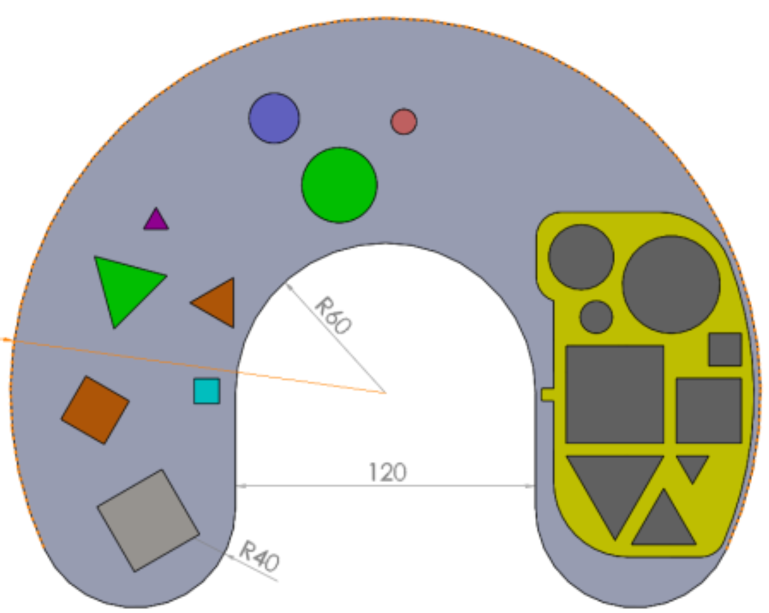
#> input picture field_image_from_manual.png, 1538 x 1226 px (shown at 1/2 size)
$ python geometry_detection.py
#> lines starting #> are read from the running program, lines starting #| are printed output that depends on the picture; after the words box and inside, x2 and y2 are one past the last pixel; in counts of white or black regions, pixels touching at a corner belong together
# image processing
import cv2

# showing image in multiple format we want
from matplotlib import pyplot as plt

def filterContoursOnlyInAreaRange( contourList, minArea=0, maxArea=0 ):
	''' - get only contour in area range

		ARGS:
			- contourList ( list )
			- minArea ( int )
			- maxArea ( int )

		RETURN:
			- contourListInAreaRange ( list )
	'''

	# contour in area range storage
	contourListInAreaRange = []

	# loop through each contour
	for contour in contourList:

		# calculate contour area
		contourArea = cv2.contourArea( contour )

		# this contour is in range
		if minArea <= contourArea <= maxArea:

			# store it
			contourListInAreaRange.append( contour )
	return contourListInAreaRange

def isSquareContour(contour, epsilon=0.05):

	# approximate contour to a rough shape
	# calculate perimeter
	perimeter = cv2.arcLength(contour, True)
	approx = cv2.approxPolyDP(contour, epsilon * perimeter, True)
	for point in approx:
		print( '[isSquareContour] approx: {}'.format( point[0] ) )
		print( '[isSquareContour] x: {}, y: {}'.format( point[0][0], point[0][1] ) )

	# is this shape has 4 vertices?
	# is each of vertices make 90 degree angle to each other?
	# is each of the side has an equally length?

def isCircle(contour, circularity_threshold=0.2):
	pass

def isTriangle(contour):

	pass

def addImageToFigure( figure, image, imageTitle, numberOfRow, numberOfColumn, imagePosition ):
	''' - add image to matplotlib figure at specific position
	'''

	# set position of image
	figure.add_subplot( numberOfRow, numberOfColumn, imagePosition )

	# convert image to rgb
	rgbImage = cv2.cvtColor( image, cv2.COLOR_BGR2RGB )

	# add image to figure
	plt.imshow( rgbImage )

	# not show the axis
	plt.axis( 'off' )

	# set image title
	plt.title( imageTitle )

# create figure with size 10 * 7 inches
fig = plt.figure( figsize = ( 10, 70 ) )

# reading image
originalImage = cv2.imread( 'field_image_from_manual.png' )
#> originalImage is the input picture: shape (1226, 1538, 3); mean B, G, R 185.7, 193, 189.7

# add original image to figure
addImageToFigure( fig, originalImage, 'original image', 4, 1, 1 )

# converting image into grayscale image
grayScaleImage = cv2.cvtColor( originalImage, cv2.COLOR_BGR2GRAY )
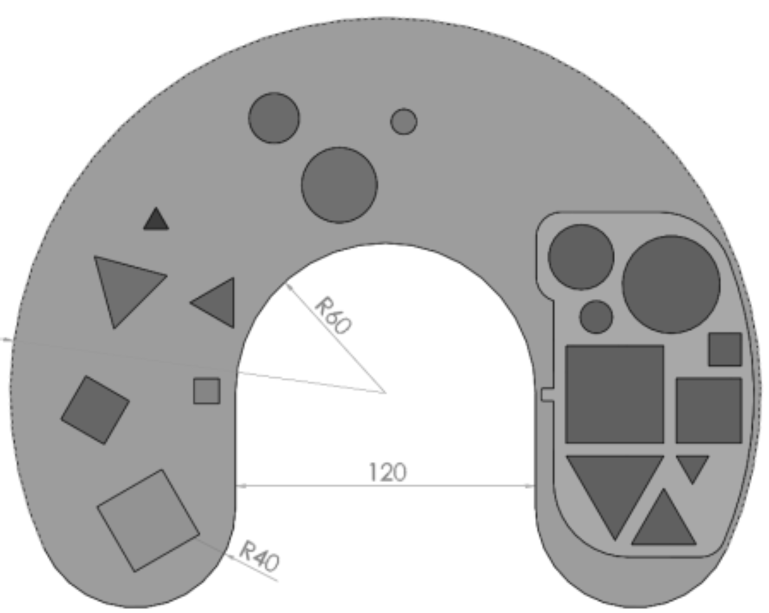
#> grayScaleImage: shape (1226, 1538) (shown at 1/2 size); min 26, max 255, mean 191.2

# add gray scale image to figure
addImageToFigure( fig, grayScaleImage, 'gray scale image', 4, 1, 2 )

# convert to binary image
_, binaryImage = cv2.threshold( grayScaleImage, 127, 255, cv2.THRESH_BINARY )
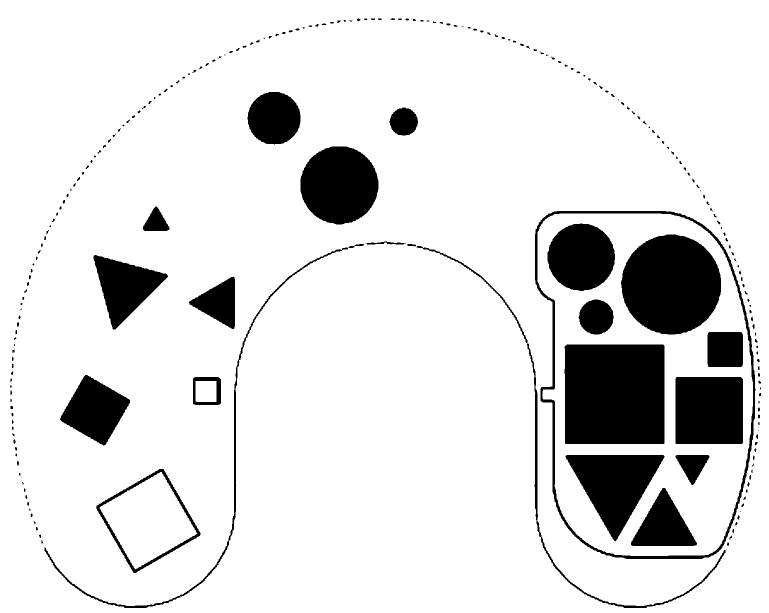
#> binaryImage: shape (1226, 1538) (shown at 1/2 size); 87.9% white; 247 black regions (92 under 20 px), largest, box (x1, y1, x2, y2) and area: (1129, 689, 1329, 888) 39603, (1242, 469, 1442, 669) 31193, (601, 293, 757, 449) 19045

# add binary image to figure
addImageToFigure( fig, binaryImage, 'binary image', 4, 1, 3 )
#> in addImageToFigure (call 3), `rgbImage = cv2.cvtColor( image, cv2.COLOR_BGR2RGB )`: rgbImage: shape (1226, 1538, 3); 87.9% white; 247 black regions (92 under 20 px)

# using a findContours() function
contourList, _ = cv2.findContours( binaryImage, cv2.RETR_LIST, cv2.CHAIN_APPROX_SIMPLE )
#> contourList = 258 contours, 52 with area under 20; largest, box (x1, y1, x2, y2) and area: (0, 0, 1538, 1226) 1882825, (1069, 421, 1512, 1119) 262460, (1075, 427, 1506, 1112) 249932, (1128, 688, 1330, 889) 39997, (1241, 468, 1443, 670) 31482

# filter contour by area
contourInAreaRangeList = filterContoursOnlyInAreaRange( contourList, 1000, 100000 )
#> the loop in filterContoursOnlyInAreaRange, `for contour in contourList:` made 258 passes
#> contourArea on passes 3 to 5: 29, 2193, 22.5
#> after the loop in filterContoursOnlyInAreaRange, `for contour in contourList:`: contourListInAreaRange = 24 contours; largest, box (x1, y1, x2, y2) and area: (1128, 688, 1330, 889) 39997, (1241, 468, 1443, 670) 31482, (191, 937, 402, 1147) 24440, (199, 944, 395, 1139) 20378, (600, 292, 758, 450) 19270
#> contourInAreaRangeList has the same summary as contourListInAreaRange in filterContoursOnlyInAreaRange

# copy original image to draw contour in area range
originalImageForDrawContourInAreaRange = originalImage.copy()

# loop through contour in area range
for contour in contourInAreaRangeList:

	# using drawContours() function
	cv2.drawContours( originalImageForDrawContourInAreaRange, [ contour ], 0, (0, 0, 255), 3 )
#> this loop made 24 passes
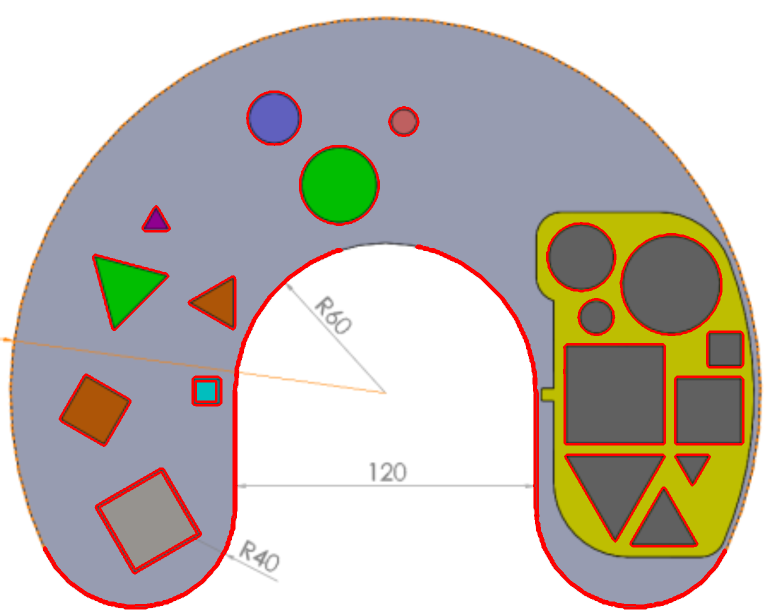
#> originalImageForDrawContourInAreaRange: shape (1226, 1538, 3) (shown at 1/2 size); 3.08% of pixels changed, all inside (x1, y1, x2, y2) = (86, 181, 1489, 1219)

# add original image with contour in area range to figure
addImageToFigure( fig, originalImageForDrawContourInAreaRange, 'binary image', 4, 1, 4 )

# show figure
plt.show()
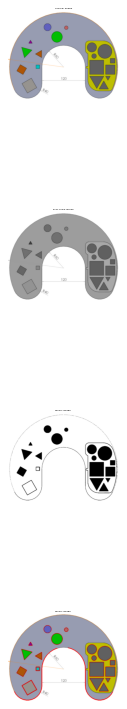
#> figure drawn by matplotlib, 4 panels

# # converting image into grayscale image
# gray = cv2.cvtColor(img, cv2.COLOR_BGR2GRAY)

# # display image wit

# # setting threshold of gray image
# _, threshold = cv2.threshold(gray, 127, 255, cv2.THRESH_BINARY)

# # displaying the image after drawing contours
# cv2.imshow('threshold', threshold)

# # using a findContours() function
# contours, _ = cv2.findContours(threshold, cv2.RETR_LIST, cv2.CHAIN_APPROX_SIMPLE)

# # filter contour by size
# filteredContoursByArea = filterContoursOnlyInAreaRange( contours, 1000, 100000 )

# # debug
# print( 'number of filteredContours: {}'.format( len( filteredContoursByArea ) ) )

# i = 0

# finalContours = []

# # list for storing names of shapes
# for contour in filteredContoursByArea:

# 	# is square
# 	if isSquareContour( contour ):
# 		finalContours.append( contour )
# 		continue

# 	# is circle
# 	# if isCircle( contour ):
# 	# 	finalContours.append( contour )
# 	# 	continue

# 	# # is triangle
# 	# if isTriangle( contour ):
# 	# 	finalContours.append( contour )
# 	# 	continue

# for finalContour in finalContours:

# 	# using drawContours() function
# 	cv2.drawContours(img, [finalContour], 0, (0, 0, 255), 3)

# # displaying the image after drawing contours
# cv2.imshow('shapes', img)

# cv2.waitKey(0)
# cv2.destroyAllWindows()
